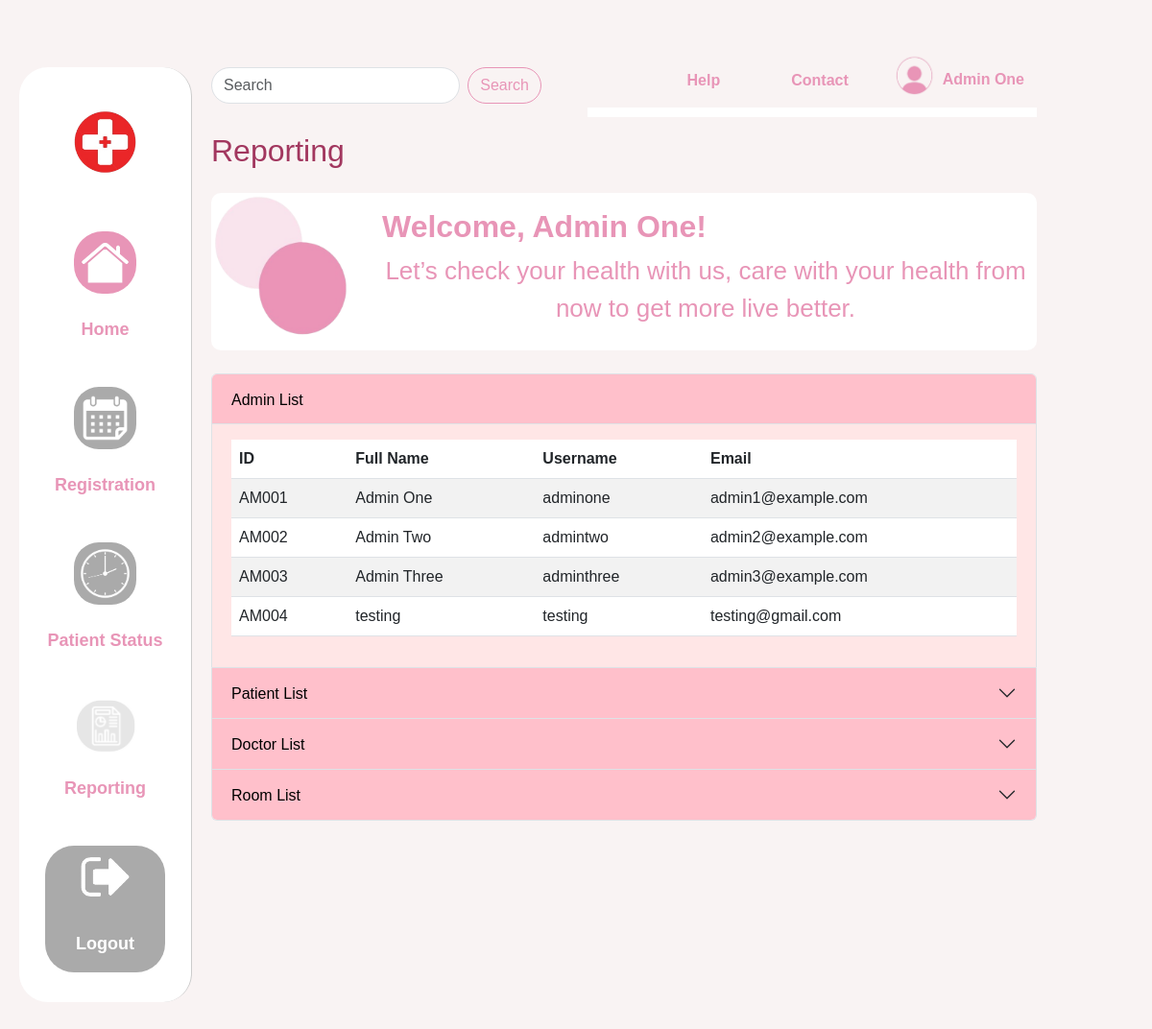
Page /reporting.php (signed in) on the committed database.
### tables this page shows
CREATE TABLE `msadmin` (
  `admin_id` varchar(5) NOT NULL,
  `password` varchar(100) NOT NULL,
  `email` varchar(100) DEFAULT NULL,
  `fullname` varchar(100) DEFAULT NULL,
  `username` varchar(100) DEFAULT NULL
);

### reporting.php (the view, shortened to what this page needs)
<?php
$conn = getConnection();;
$adminList = $conn->query("SELECT admin_id, fullname, username, email FROM MsAdmin");
?>
<!DOCTYPE html>
<html lang="en">
<head>
    <link
        href="https://cdn.jsdelivr.net/npm/bootstrap@5.3.0/dist/css/bootstrap.min.css"
        rel="stylesheet" />
    <link rel="stylesheet" href="css/reporting.css" />
    <link rel="stylesheet" href="css/registrationland.css" />
</head>
<body>
    <div class="container-fluid">
        <div class="row">
            <?php include 'sidebar.php' ?>
            <div class="col-md-10 content">
                <?php include 'topbar.php' ?>
                <h1 class="fw-medium">Reporting</h1>
                <div class="welcome-section text-center p-0 my-4 d-flex flex-row justify-content-start align-items-top">
                    <img
                        src="images/image/ornament.png"
                        class="img-fluid"
                        width="200"
                        alt="Logo"
                        style="margin-left: -30px; margin-top: -15px;" />
                    <div class="hero-text flex-fill p-2">
                        <h2 class="fs-2 mt-2">Welcome, <?php echo $_SESSION['fullname'] ?>!</h2>
                        <div class="d-flex justify-content-center align-items-center">
                            <p style="font-size: 26px;">
                                Let’s check your health with us, care with your health from <br> now to
                                get more live better.
                            </p>
                        </div>
                    </div>
                </div>
                <div class="accordion" id="accordionExample">
                    <div class="accordion-item">
                        <h2 class="accordion-header" id="headingOne">
                            <button class="accordion-button" type="button" data-bs-toggle="collapse" data-bs-target="#collapseOne" aria-expanded="true" aria-controls="collapseOne">
                                Admin List
                            </button>
                        </h2>
                        <div id="collapseOne" class="accordion-collapse collapse show" aria-labelledby="headingOne" data-bs-parent="#accordionExample">
                            <div class="accordion-body">
                                <?php if ($adminList->num_rows > 0): ?>
                                    <table class="table table-striped">
                                        <thead>
                                            <tr>
                                                <th>ID</th>
                                                <th>Full Name</th>
                                                <th>Username</th>
                                                <th>Email</th>
                                            </tr>
                                        </thead>
                                        <tbody>
                                            <?php while ($admin = $adminList->fetch_assoc()): ?>
                                                <tr>
                                                    <td><?= $admin['admin_id'] ?></td>
                                                    <td><?= $admin['fullname'] ?></td>
                                                    <td><?= $admin['username'] ?></td>
                                                    <td><?= $admin['email'] ?></td>
                                                </tr>
                                            <?php endwhile; ?>
                                        </tbody>
                                    </table>
                                <?php else: ?>
                                    <p>No admin records found.</p>
                                <?php endif; ?>
                            </div>
                        </div>
                    </div>
                    <div class="accordion-item">
                        <h2 class="accordion-header" id="headingTwo">
                            <button class="accordion-button collapsed" type="button" data-bs-toggle="collapse" data-bs-target="#collapseTwo" aria-expanded="false" aria-controls="collapseTwo">
                                Patient List
                            </button>
                        </h2>
                    </div>
                    <div class="accordion-item">
                        <h2 class="accordion-header" id="headingThree">
                            <button class="accordion-button collapsed" type="button" data-bs-toggle="collapse" data-bs-target="#collapseThree" aria-expanded="false" aria-controls="collapseThree">
                                Doctor List
                            </button>
                        </h2>
                    </div>
                    <div class="accordion-item">
                        <h2 class="accordion-header" id="headingFour">
                            <button class="accordion-button collapsed" type="button" data-bs-toggle="collapse" data-bs-target="#collapseFour" aria-expanded="false" aria-controls="collapseFour">
                                Room List
                            </button>
                        </h2>
                    </div>
                </div>
            </div>
        </div>
    </div>
</body>
</html>

### css/reporting.css (style rules this page uses)
.accordion-button { background-color: pink; color: black; border: none; }
.accordion-button:not(.collapsed) { background-color: pink; color: black; }
.accordion-button:not(.collapsed)::after { background-image: none; }
.accordion-body { background-color: #ffe6e6; }

### css/registrationland.css (style rules this page uses)
:root { --bg-color: #f9f3f3; --text-color: #a2375f; --accent-color: #e895b7; --link-color: #a2375f; }
body { font-family: "Arial", sans-serif; background-color: var(--bg-color); color: var(--text-color); margin: 0 20px 20px 100px; padding: 20px 0; }
.content { background-color: var(--bg-color); padding: 20px; }
h1 { font-weight: bold; font-size: 2rem; color: var(--text-color); }
h2 { font-weight: bold; font-size: 2rem; text-align: start; color: var(--accent-color); }
.welcome-section { background-color: white; border-radius: 10px; padding: 15px; color: var(--accent-color); }

### rows in the picture
msadmin: admin_id "AM001", fullname "Admin One", username "adminone", email "admin1@example.com"
msadmin: admin_id "AM002", fullname "Admin Two", username "admintwo", email "admin2@example.com"
msadmin: admin_id "AM003", fullname "Admin Three", username "adminthree", email "admin3@example.com"
msadmin: admin_id "AM004", fullname "testing", username "testing", email "testing@gmail.com"

### other values in the picture
$_SESSION['fullname'] "Admin One"
